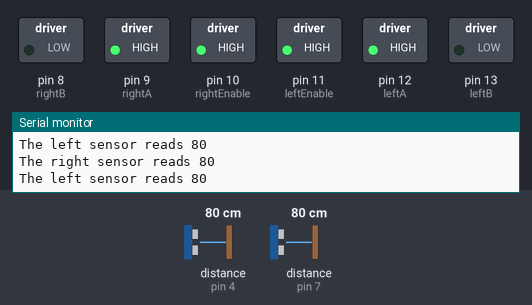
Bench run of a program on a simulated Arduino Uno, built with avr-gcc and run on an emulated ATmega328P. Shown: switched loads named in the program (green lamp = pin HIGH), the last lines printed to the serial monitor. The inputs (shaded band) are chosen by the test bench; at power-on: distance to the obstacle (sensors on pin 4, pin 7) 80 cm. The echo pulse lasts 58.3 µs per cm.

Above: at 1.8 s.
1.9 s: distance to the obstacle (sensor on pin 4) set to 55 cm
3.4 s: distance to the obstacle (sensor on pin 4) set to 45 cm
At 5.3 s:
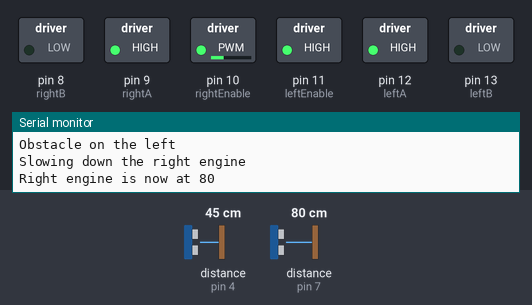
5.6 s: distance to the obstacle (sensor on pin 7) set to 9 cm
At 7.4 s:
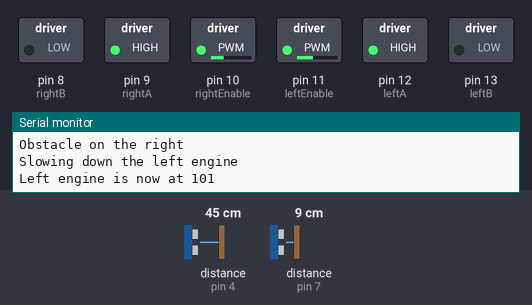
7.7 s: distance to the obstacle (sensor on pin 4) set to 18 cm
9.5 s: distance to the obstacle (sensor on pin 4) set to 14 cm
At 11.4 s:
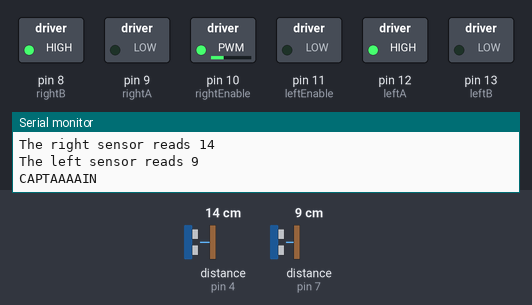
11.9 s: distance to the obstacle (sensor on pin 7) set to 27 cm
14.1 s: distance to the obstacle (sensor on pin 7) set to 33 cm
At 15.9 s:
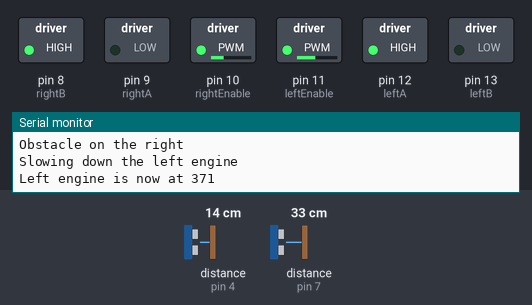
Timing chart, 0 to 17.4 s (numbered marks = the images above; inputs shaded):
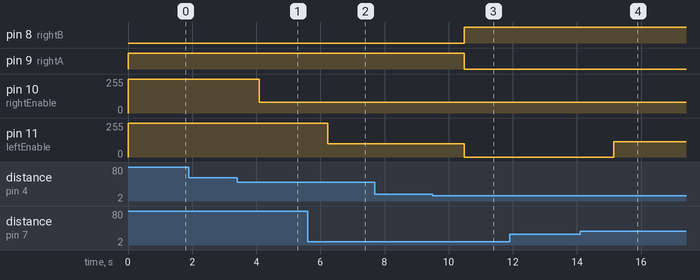

The program:

main.cpp
```cpp
#include <Arduino.h>

#include <HCSR04.h> // I am using the library at https://github.com/gamegine/HCSR04-ultrasonic-sensor-lib

//Right Engine Pins
const int rightEnable = 10;
const int rightA = 9;
const int rightB = 8;

int distanceRight = 0;

//Left Engine Pins
const int leftEnable = 11;
const int leftA = 12;
const int leftB = 13;

int distanceLeft = 0;

//Right Sensor Pins //IMPORTANT NOTE: I messed up with left-right while connecting the HCSR04's so these should be inverted
const int rightTrigger = 3;
const int rightEcho = 4;
HCSR04 hcRight(rightTrigger, rightEcho); //Initialise the sensor as an object (with the help of the library)

//Left Sensor Pins
const int leftTrigger = 6;
const int leftEcho = 7;
HCSR04 hcLeft(leftTrigger, leftEcho);

// These are values to be tweaked to optimize cruise
const int defaultSpeed = 900;   // Default speed of the vehicle, could be changed while working
const int crashDistance = 16;   // After this distance, the ship will back off
const int turnDistance = 50;    //  After this distance, the ship will start to slow down related engines
const int deAccMultiplier = 80; // The value to be used for calculations while slowing down

void Onwards(int speed)
{                             // Sets up for forwards motion with given speed
  digitalWrite(rightA, HIGH); // a high A value could mean the motors are set to go forwards
  digitalWrite(rightB, LOW);

  digitalWrite(leftA, HIGH);
  digitalWrite(leftB, LOW);

  //analogWrite(leftEnable, speed);
  //analogWrite(rightEnable, speed);
  digitalWrite(leftEnable, HIGH);
  digitalWrite(rightEnable, HIGH);
}

void haltTheEngines()
{ // A method to stop the engines if needs be
  digitalWrite(leftEnable, LOW);
  digitalWrite(rightEnable, LOW);
  Serial.println("We are stopping");
}

void backOff()
{
  //Backs off
  Serial.println("CAPTAAAAIN");
  while (hcLeft.dist() < 30)
  { //Left motor stops, right motor backwards
    digitalWrite(leftEnable, LOW);

    digitalWrite(rightA, LOW);
    digitalWrite(rightB, HIGH);
  }
}

void slowLeft()
{
  //Slows down the left motor if there is an obstacle on the right
  long leftEngineValue = distanceLeft * defaultSpeed / deAccMultiplier;
  analogWrite(leftEnable, leftEngineValue);
  Serial.print("Left engine is now at ");
  Serial.println(leftEngineValue);
}

void slowRight()
{
  //Slows down the right motor if there is an obstacle on the left
  long rightEngineValue = defaultSpeed * distanceLeft / deAccMultiplier;
  analogWrite(rightEnable, rightEngineValue);
  Serial.print("Right engine is now at ");
  Serial.println(rightEngineValue);
}

void setup()
{

  Serial.begin(9600);

  //Set the trigger and echo pins of the ultrasonic sensors
  pinMode(rightTrigger, OUTPUT);
  pinMode(leftTrigger, OUTPUT);

  pinMode(rightEcho, INPUT);
  pinMode(leftEcho, INPUT);

  for (int i = 8; i < 14; i++) // Set the Engine pins as output
  {
    pinMode(i, OUTPUT);
  }

  //Activate this function to be able to input default speed value from serial
  /*
  while (Serial.available() == 0)
  {
    // Do nothing till input
  }

  defaultSpeed = Serial.parseInt();
  Serial.println(defaultSpeed);
 */

  Onwards(defaultSpeed); // Starts the motion forwards with default speed
}

void loop()
{
  distanceRight = hcRight.dist();
  Serial.print("The right sensor reads ");
  Serial.println(distanceRight);

  distanceLeft = hcLeft.dist();
  Serial.print("The left sensor reads ");
  Serial.println(distanceLeft);

  if (distanceLeft > 1 && distanceRight > 1)
  { // Sometimes the sensors read 0 by fault, which can cause some problems with the engines

    if (distanceLeft < crashDistance && distanceRight < crashDistance)
    { //Back of if we are about to crash
      backOff();
    }
    else if (distanceLeft < turnDistance) // These got inverted because I confused right and left with the Ultrasonic sensors
    {
      //slow left engine
      Serial.println("Obstacle on the right");
      Serial.println("Slowing down the left engine");
      slowLeft();
    }
    else if (distanceRight < turnDistance)
    {
      //slow right engine
      Serial.println("Obstacle on the left");
      Serial.println("Slowing down the right engine");
      slowRight();
    }
    else
    {
      Onwards(defaultSpeed);
    }
  }

  delay(1000); //Rest a bit
}
```

Measured:
- the behaviour switches between 50 and 49 cm on distance to the obstacle (sensor on pin 4) (found by bisection; images 0 and 1)
- the behaviour switches between 16 and 15 cm on distance to the obstacle (sensor on pin 4) (found by bisection; images 2 and 3)
- the behaviour switches between 29 and 30 cm on distance to the obstacle (sensor on pin 7) (found by bisection; images 3 and 4)
- after the input at 3.4 s, pin 10 (rightEnable): 255/255 → 80/255 after 0.69 s
- after the input at 5.6 s, pin 11 (leftEnable): 255/255 → 101/255 after 0.63 s
- after the input at 9.5 s, pin 8 (rightB): LOW → HIGH after 0.98 s; pin 9 (rightA): HIGH → LOW after 0.98 s; pin 11 (leftEnable): 101/255 → 0/255 after 0.98 s
- after the input at 11.9 s, every drawn part: stays the same
- after the input at 14.1 s, pin 11 (leftEnable): 0/255 → 115/255 after 1.0 s
